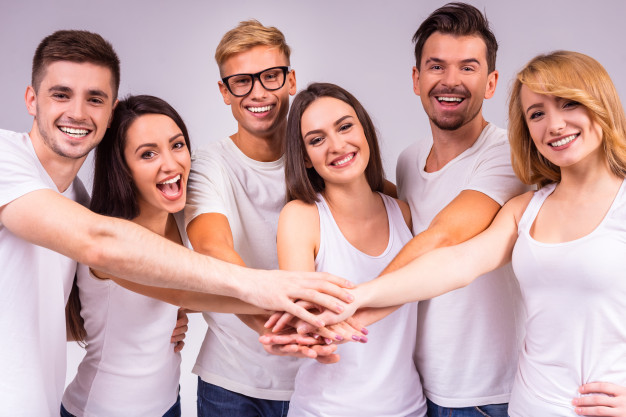
#> input picture personas.jpg, 626 x 417 px, given in place of the camera
$ python CapturarImagenes.py
#> lines starting #> are read from the running program, lines starting #| are printed output that depends on the picture
import cv2
import os
import imutils

personName = 'PEDRO'
dataPath = 'C:/Users/johan/ReconocimientoFacial/imagenes' #Cambia a la ruta donde hayas almacenado Data
personPath = dataPath + '/' + personName

if not os.path.exists(personPath):
	print('Carpeta creada: ',personPath)
	os.makedirs(personPath)

cap = cv2.VideoCapture(0,cv2.CAP_DSHOW)
#cap = cv2.VideoCapture('Video.mp4')

faceClassif = cv2.CascadeClassifier(cv2.data.haarcascades+'haarcascade_frontalface_default.xml')
count = 0

while True:

	ret, frame = cap.read()
#> frame is the input picture: shape (417, 626, 3); mean B, G, R 168.9, 168, 201
	if ret == False: break
	frame =  imutils.resize(frame, width=640)
#> frame: shape (426, 640, 3)
	gray = cv2.cvtColor(frame, cv2.COLOR_BGR2GRAY)
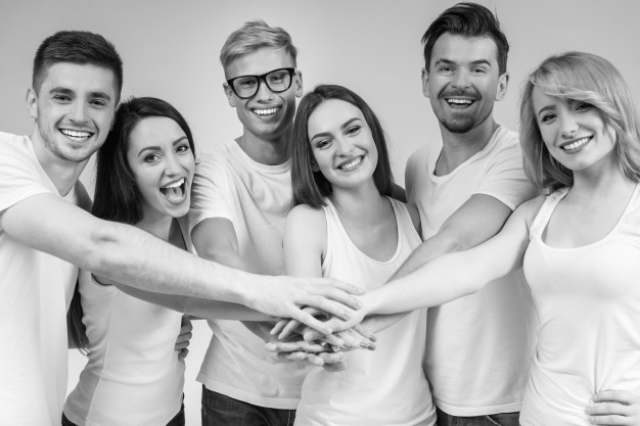
#> gray: shape (426, 640); min 3, max 253, mean 177.8
	auxFrame = frame.copy()

	faces = faceClassif.detectMultiScale(gray,1.3,5)
#> faces = [[416, 32, 94, 94], [217, 53, 74, 74], [30, 61, 96, 96], [295, 100, 87, 87], [120, 116, 94, 94]]

	for (x,y,w,h) in faces:
		cv2.rectangle(frame, (x,y),(x+w,y+h),(0,255,0),2)
		rostro = auxFrame[y:y+h,x:x+w]
		rostro = cv2.resize(rostro,(150,150),interpolation=cv2.INTER_CUBIC)
		cv2.imwrite(personPath + '/rotro_{}.jpg'.format(count),rostro)
		count = count + 1
#> this loop made 5 passes
#> pass 1, `rostro = auxFrame[y:y+h,x:x+w]`:
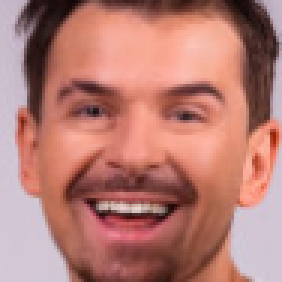
#> rostro: shape (94, 94, 3) (shown 3 times larger); mean B, G, R 115.7, 124, 182
#> pass 1, `rostro = cv2.resize(rostro,(150,150),interpolation=cv2.INTER_CUBIC)`:
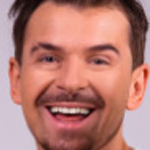
#> rostro: shape (150, 150, 3); mean B, G, R 115.7, 124, 182
#> pass 2, `rostro = auxFrame[y:y+h,x:x+w]`:
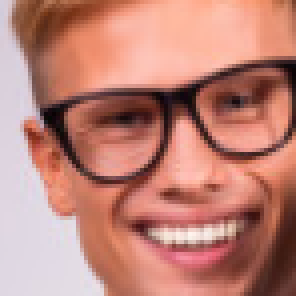
#> rostro: shape (74, 74, 3) (shown 4 times larger); mean B, G, R 119, 130.7, 190.4
#> pass 2, `rostro = cv2.resize(rostro,(150,150),interpolation=cv2.INTER_CUBIC)`:
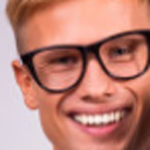
#> rostro: shape (150, 150, 3); mean B, G, R 119, 130.7, 190.4
#> after the loop:
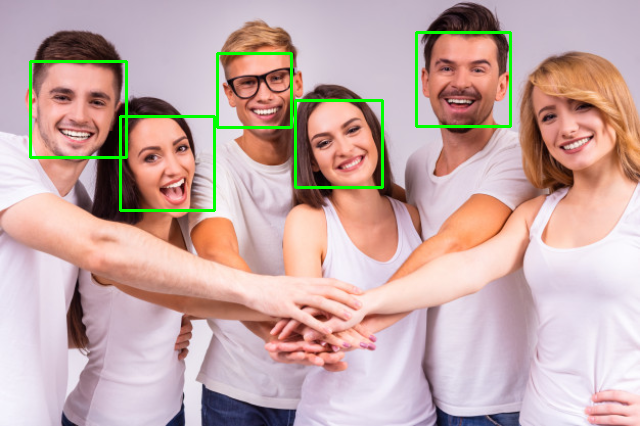
#> frame: shape (426, 640, 3); mean B, G, R 166.5, 170.5, 198
#> after the loop, count = 5
	cv2.imshow('frame',frame)

	k =  cv2.waitKey(1)
#> (key Esc is pressed here)
	if k == 27 or count >= 300:
		break

cap.release()
cv2.destroyAllWindows()

$ run again, on rostros.png
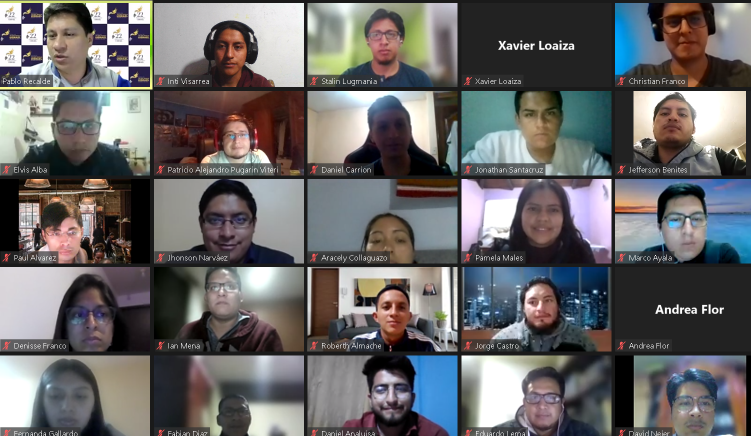
#> input picture rostros.png, 1501 x 872 px, given in place of the camera (shown at 1/2 size)
#> frame is the input picture: shape (872, 1501, 3); mean B, G, R 104.3, 103.7, 105.2
#> faces = 13 rows, first 6: [188, 104, 28, 28], [308, 16, 39, 39], [32, 14, 43, 43], [178, 25, 38, 38], [442, 242, 38, 38], [318, 247, 35, 35]
#> the loop `for (x,y,w,h) in faces:` made 13 passes
#> pass 1, `rostro = cv2.resize(rostro,(150,150),interpolation=cv2.INTER_CUBIC)`:
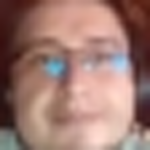
#> rostro: shape (150, 150, 3); mean B, G, R 113.8, 122.4, 158.5
#> after the loop `for (x,y,w,h) in faces:`:
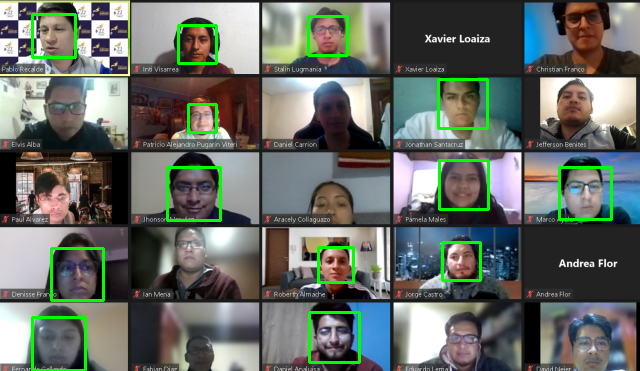
#> frame: shape (371, 640, 3); mean B, G, R 101.6, 108.4, 102.6
#> after the loop `for (x,y,w,h) in faces:`: count = 13
